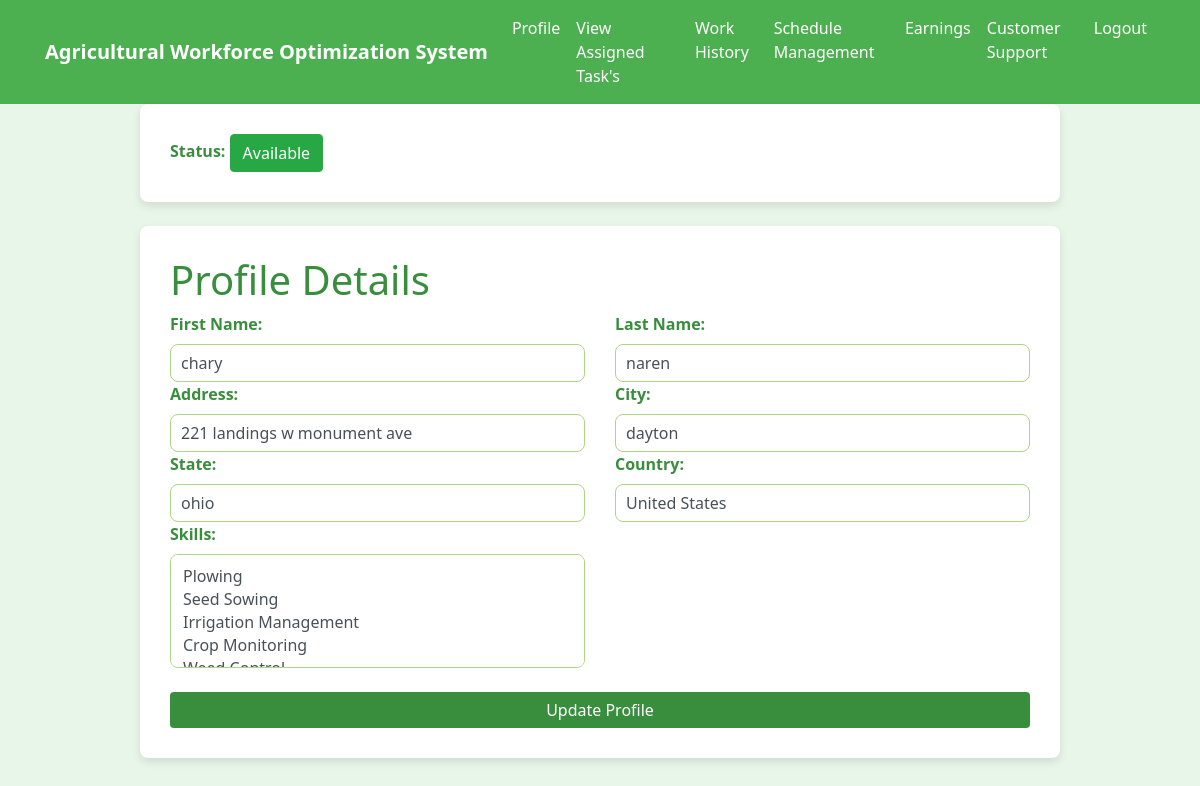
The page /worker/workerprofile (signed in) on the database its author committed.
### wfmadmin/models.py (models this page shows, shortened)
class worker(models.Model):
    id = models.AutoField(primary_key=True)
    firstname = models.CharField(max_length=30)
    lastname = models.CharField(max_length=30)
    address = models.CharField(max_length=100)
    city = models.CharField(max_length=20)
    state = models.CharField(max_length=20)
    country = models.CharField(max_length=20)
    username = models.CharField(max_length=20)
    email = models.EmailField(max_length=20)
    number = models.IntegerField()
    password = models.CharField(max_length=20)
    status = models.BooleanField(default=False)
    created_at = models.DateTimeField(auto_now_add=True)

### worker/views.py (the view)
# urls.py: path('workerprofile', workerprofile, name='workerprofile'),
def workerprofile(request):
    worker_id = request.session.get('worker_id')
    if not worker_id:
        return redirect('workerloginpage')
    try:
        worker_obj = worker.objects.get(id=worker_id)
    except worker.DoesNotExist:
        return redirect('workerloginpage')
    worker_profile, created = WorkerProfile.objects.get_or_create(worker=worker_obj)
    context = {
        'worker': worker_obj,
        'worker_profile': worker_profile
    }
    return render(request, 'worker/workerhome.html', context)

### templates/worker/workerhome.html (shortened to what this page needs)
<!DOCTYPE html>
<html lang="en">
<head>
  <link href="https://stackpath.bootstrapcdn.com/bootstrap/4.5.2/css/bootstrap.min.css" rel="stylesheet">
  <link rel="stylesheet" href="https://cdnjs.cloudflare.com/ajax/libs/font-awesome/5.15.3/css/all.min.css">
</head>
<body>
  {% include 'worker/workernavbar.html' %}
  <div class="container">
    <div class="row justify-content-center">
      <div class="col-md-8 col-lg-10">
        <div class="profile-container">
          <form method="POST" action="">
            <div class="row">
              <div class="col-md-6 profile-detail">
                <label for="status"><strong>Status:</strong></label>
                {% if worker_profile.status == "Available" %}
                  <a class="btn btn-success" href="{% url 'change_status' %}?worker_id={{ worker_profile.worker.id }}&status=Unavailable" style="color:white">Available</a>
                {% else %}
                  <a class="btn btn-danger" href="{% url 'change_status' %}?worker_id={{ worker_profile.worker.id }}&status=Available" style="color:white">Unavailable</a>
                {% endif %}
              </div>
            </div>
          </form>
        </div>
      </div>
    </div>
  </div>
  <div class="container mt-4">
    <div class="row justify-content-center">
      <div class="col-md-8 col-lg-10">
        <div class="profile-container">
          <h1>Profile Details</h1>
          <form method="POST" action="{% url 'update_worker_profile' %}">
            <div class="row">
              <div class="col-md-6 profile-detail">
                <label for="firstname"><strong>First Name:</strong></label>
                <input type="text" id="firstname" name="firstname" class="form-control" value="{{ worker.firstname }}">
              </div>
              <div class="col-md-6 profile-detail">
                <label for="lastname"><strong>Last Name:</strong></label>
                <input type="text" id="lastname" name="lastname" class="form-control" value="{{ worker.lastname }}">
              </div>
              <div class="col-md-6 profile-detail">
                <label for="address"><strong>Address:</strong></label>
                <input type="text" id="address" name="address" class="form-control" value="{{ worker.address }}">
              </div>
              <div class="col-md-6 profile-detail">
                <label for="city"><strong>City:</strong></label>
                <input type="text" id="city" name="city" class="form-control" value="{{ worker.city }}">
              </div>
              <div class="col-md-6 profile-detail">
                <label for="state"><strong>State:</strong></label>
                <input type="text" id="state" name="state" class="form-control" value="{{ worker.state }}">
              </div>
              <div class="col-md-6 profile-detail">
                <label for="country"><strong>Country:</strong></label>
                <input type="text" id="country" name="country" class="form-control" value="{{ worker.country }}">
              </div>
              <div class="col-md-6 profile-detail">
                <label for="skills"><strong>Skills:</strong></label>
                <select class="form-control" id="skills" name="skills[]" multiple>
                  <option value="Plowing">Plowing</option>
                  <option value="Seed Sowing">Seed Sowing</option>
                  <option value="Irrigation Management">Irrigation Management</option>
                  <option value="Crop Monitoring">Crop Monitoring</option>
                  <option value="Weed Control">Weed Control</option>
                </select>
              </div>
            </div>
            <button type="submit" class="btn btn-primary btn-block mt-4">Update Profile</button>
          </form>
        </div>
      </div>
    </div>
  </div>
</body>
</html>

### templates/worker/workerhome.html (style rules this page uses)
body { background-color: #e8f5e9; color: #2e7d32; font-family: 'Segoe UI', Tahoma, Geneva, Verdana, sans-serif; }
.profile-container { background-color: #ffffff; padding: 30px; border-radius: 8px; box-shadow: 0 4px 8px rgba(0, 0, 0, 0.1); }
.form-control { border: 1px solid #aed581; border-radius: 8px; padding: 10px; }
.btn-primary { background-color: #388e3c; border: none; }
h1, label { color: #388e3c; }
select[multiple] { height: auto; }

### rows shown on the page
worker: firstname "chary", lastname "naren", address "221 landings w monument ave", city "dayton", state "ohio", country "United States"
